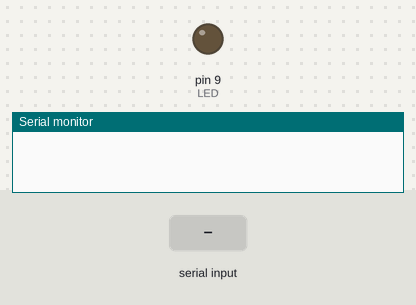
This sketch was run on a simulated Arduino Uno, built with avr-gcc and run on an emulated ATmega328P. Shown: output pins drawn as LEDs (lit = HIGH), the last lines printed to the serial monitor. The inputs (shaded band) are chosen by the test bench.

Above: at 1.2 s.
1.3 s: "1" received over Serial
At 1.9 s:
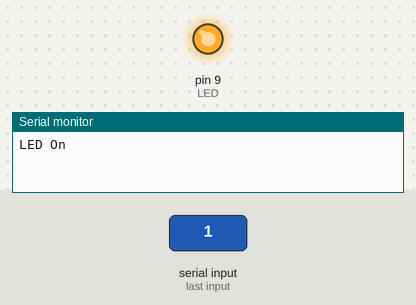
2.8 s: "0" received over Serial
At 4.2 s:
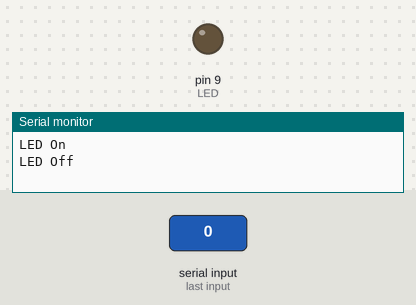
Timing chart, 0 to 5.8 s (numbered marks = the images above; inputs shaded):
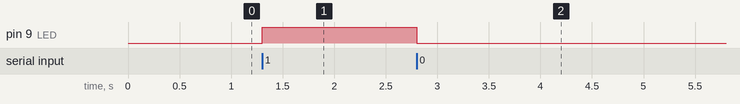

The sketch:

7.2.Serial_Char_Control.ino
```cpp
#define LED 9 //Пин светодиода
char data; //ПЕременная для хранения получаемого символа

void setup() {
  Serial.begin(9600); //Запускаем последовательный порт, скорость 9600 бод
  pinMode(LED, OUTPUT);
}

void loop() {
  //Предпринимаем действие только при наличии данных в буфере

  if (Serial.available() > 0) {
    data = Serial.read();
    //Если отправили единицу, то включаем светодиод
    if (data == '1') {
      digitalWrite(LED, HIGH);
      Serial.println("LED On");
    }
    //Если отправили ноль, то выключаем светодиод
    else if (data == '0') {
      digitalWrite(LED, LOW);
      Serial.println("LED Off");
    }
  }
}
```

Measured:
- after the input at 1.3 s, pin 9 (LED): LOW → HIGH at once
- after the input at 2.8 s, pin 9 (LED): HIGH → LOW at once
